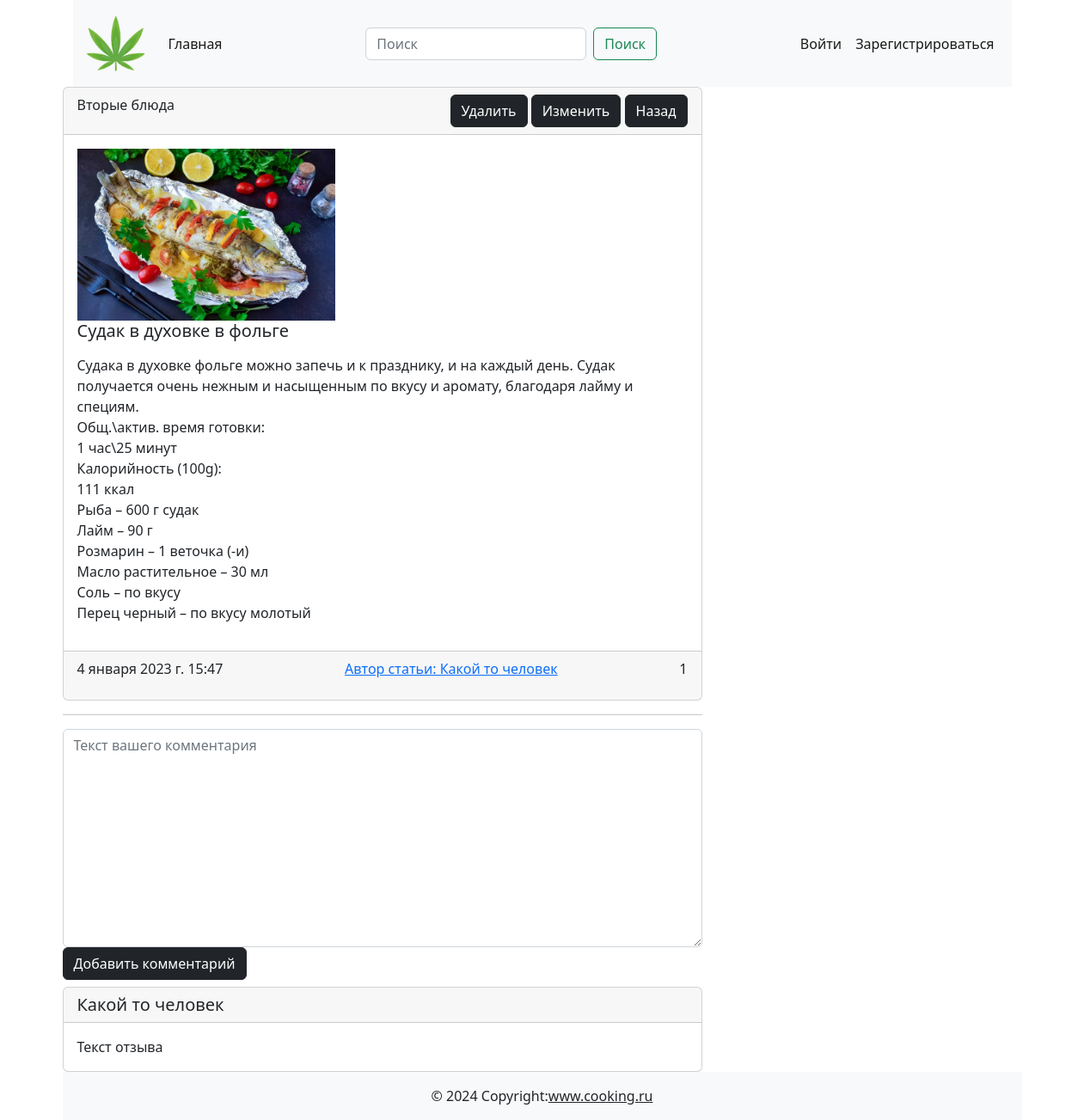
/post/5/, run on the app's committed database.
### cooking/models.py (models this page shows, shortened)
class Post(models.Model):
    title = models.CharField(max_length=255, verbose_name='Заголовок статьи')
    content = models.TextField(default='Скоро тут будет статья ....', verbose_name='Текст статьи')
    created_at = models.DateTimeField(auto_now_add=True, verbose_name='Дата создания')
    updated_at = models.DateTimeField(auto_now=True, verbose_name='Дата обновления')
    photo = models.ImageField(upload_to='photos/', blank=True, null=True, verbose_name='Изображение')
    watched = models.IntegerField(default=0, verbose_name='Просмотры')
    is_published = models.BooleanField(default=True, verbose_name='Публикация')
    category = models.ForeignKey(Category, on_delete=models.CASCADE, verbose_name='Категория')
    class Meta:
        verbose_name = 'Пост'
        verbose_name_plural = 'Посты'

class Category(models.Model):
    title = models.CharField(max_length=255, verbose_name='Название категории')
    def __str__(self):
        return self.title
    class Meta:
        verbose_name = 'Категория'
        verbose_name_plural = 'Категории'

### cooking/views.py (the view, shortened to what this page needs)
# urls.py: path('post/<int:pk>/', PostDetail.as_view(), name='post_detail'),
class PostDetail(DetailView):
    model = Post
    template_name = 'cooking/article_detail.html'
    def get_queryset(self):
        return Post.objects.filter(pk=self.kwargs['pk'])

### cooking/templates/Cooking/article_detail.html (shortened to what this page needs)
{% extends 'base.html' %}
{% block main %}
    <div class="d-flex justify-content-between"><div class="col-8">
        <div class="card"><div class="card-header d-flex justify-content-between">{{ post.category }}
            <div>
                <a href="#!" class="btn btn-dark">Удалить</a>
                <a href="#!" class="btn btn-dark">Изменить</a>
                <a href="#!" class="btn btn-dark">Назад</a>
            </div>
        </div>
            <div class="card-body">
                 {% if post.photo %}
                 <img src="{{ post.photo.url }}" width="300" alt="">
                 {% else %}
                 <img src="https://www.raumplus.ru/upload/iblock/99e/Skoro-zdes-budet-foto.jpg" width="300" alt="">
                 {% endif %}
            <h5 class="card-title">{{ post.title }}</h5>
            <p class="card-text">
                {{ post.content | linebreaks }}
            </p>
        </div>
            <div class="card-footer d-flex justify-content-between"><p class="card-text">4 января 2023 г. 15:47</p>
                <a href="/profile/1">Автор статьи: Какой то человек</a>
                <p class="card-text">{{ post.watched }}</p>
            </div>
        </div>
        <hr>
        <form action="#!" method="post" , enctype="multipart/form-data">
            <textarea name="text" cols="40" rows="10" class="form-control" placeholder="Текст вашего комментария" required id="id_text"></textarea>
            <button class="btn btn-dark" type="submit">Добавить комментарий</button>
        </form>
        <div class="card mt-2"><h5 class="card-header">Какой то человек</h5>
            <div class="card-body">
                <p class="card-text">Текст отзыва</p>
            </div>
        </div>
    </div>
    <div class="col-1"></div>
    <div class="col-4">
    </div>
    </div>
{% endblock main %}

### data on the page
Post: category "Вторые блюда", photo (picture), title "Судак в духовке в фольге", content "Судака в духовке фольге можно запечь и к празднику, и на каждый день. Судак получается очень нежным и насыщенным по вкусу и аромату, благодаря лайму и специям. Общ.\\актив. время готовки: 1 час\\25 минут Калорийность (100g): 111 ккал Рыба – 600 г судак Лайм – 90 г Розмарин – 1 веточка (-и) Масло растительное – 30 мл Соль – по вкусу Перец черный – по вкусу молотый", watched "1"
